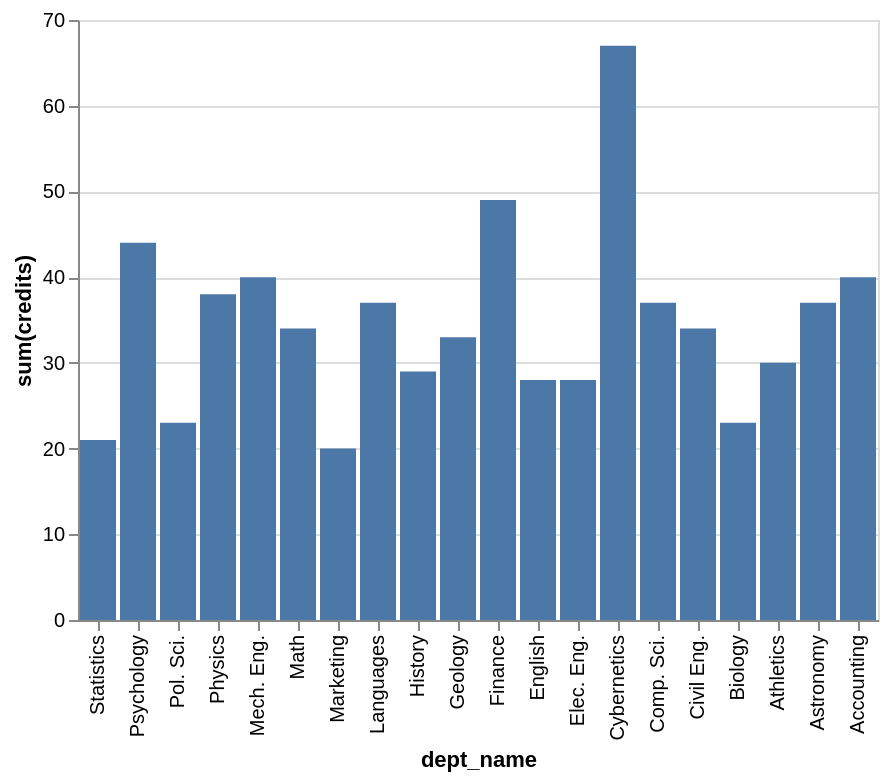

Write a Vega-Lite specification for this figure.
### Vega-Lite specification from a JSON file in a GitHub repository (floating-point values rounded to 4 significant figures)
{"data": {"values": [{"x_data": "Statistics", "y_data": 21}, {"x_data": "Psychology", "y_data": 44}, {"x_data": "Pol. Sci.", "y_data": 23}, {"x_data": "Physics", "y_data": 38}, {"x_data": "Mech. Eng.", "y_data": 40}, {"x_data": "Math", "y_data": 34}, {"x_data": "Marketing", "y_data": 20}, {"x_data": "Languages", "y_data": 37}, {"x_data": "History", "y_data": 29}, {"x_data": "Geology", "y_data": 33}, {"x_data": "Finance", "y_data": 49}, {"x_data": "English", "y_data": 28}, {"x_data": "Elec. Eng.", "y_data": 28}, {"x_data": "Cybernetics", "y_data": 67}, {"x_data": "Comp. Sci.", "y_data": 37}, {"x_data": "Civil Eng.", "y_data": 34}, {"x_data": "Biology", "y_data": 23}, {"x_data": "Athletics", "y_data": 30}, {"x_data": "Astronomy", "y_data": 37}, {"x_data": "Accounting", "y_data": 40}]}, "mark": "bar", "encoding": {"x": {"field": "x_data", "type": "nominal", "title": "dept_name", "sort": "descending"}, "y": {"field": "y_data", "type": "quantitative", "title": "sum(credits)"}}}
